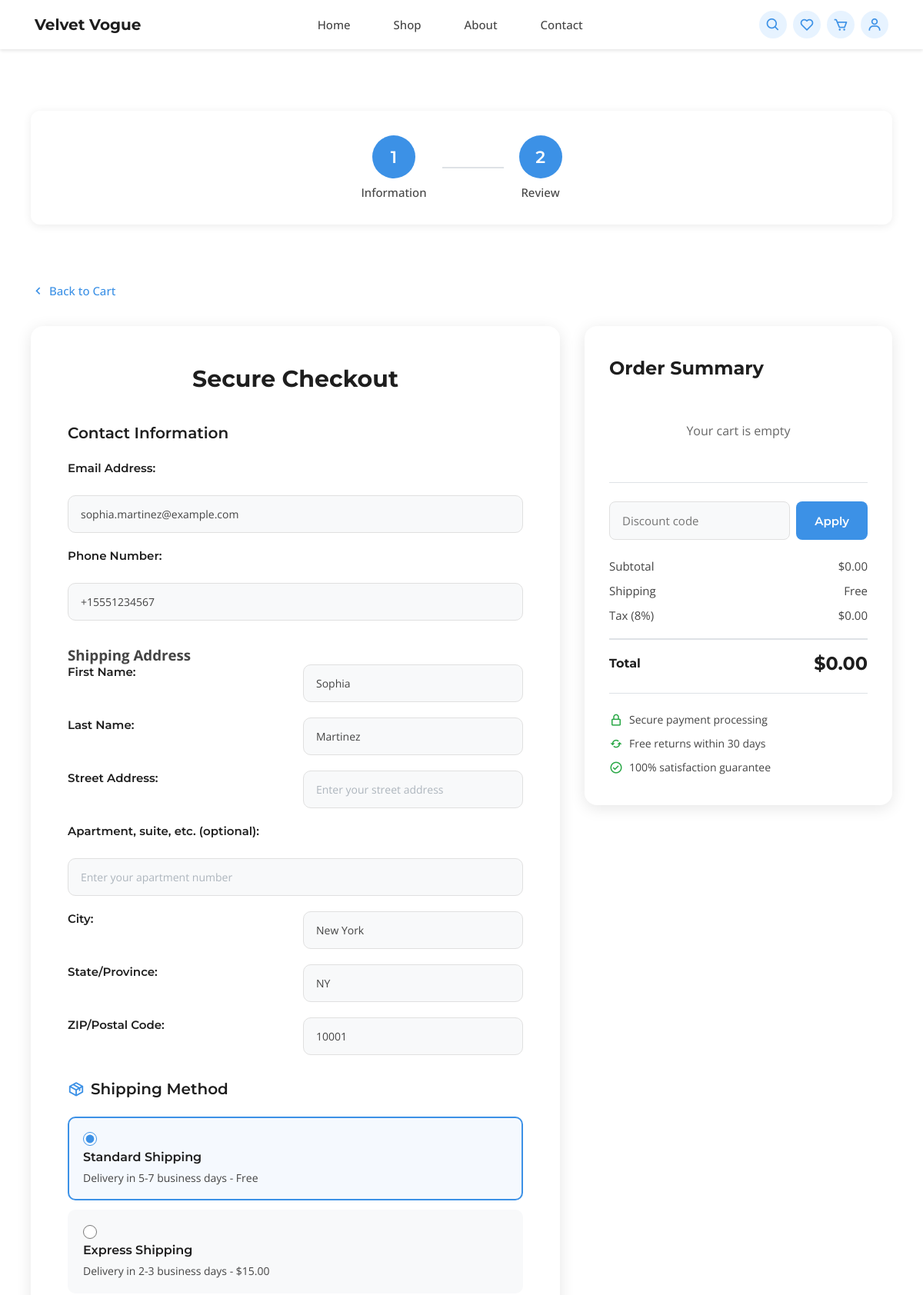
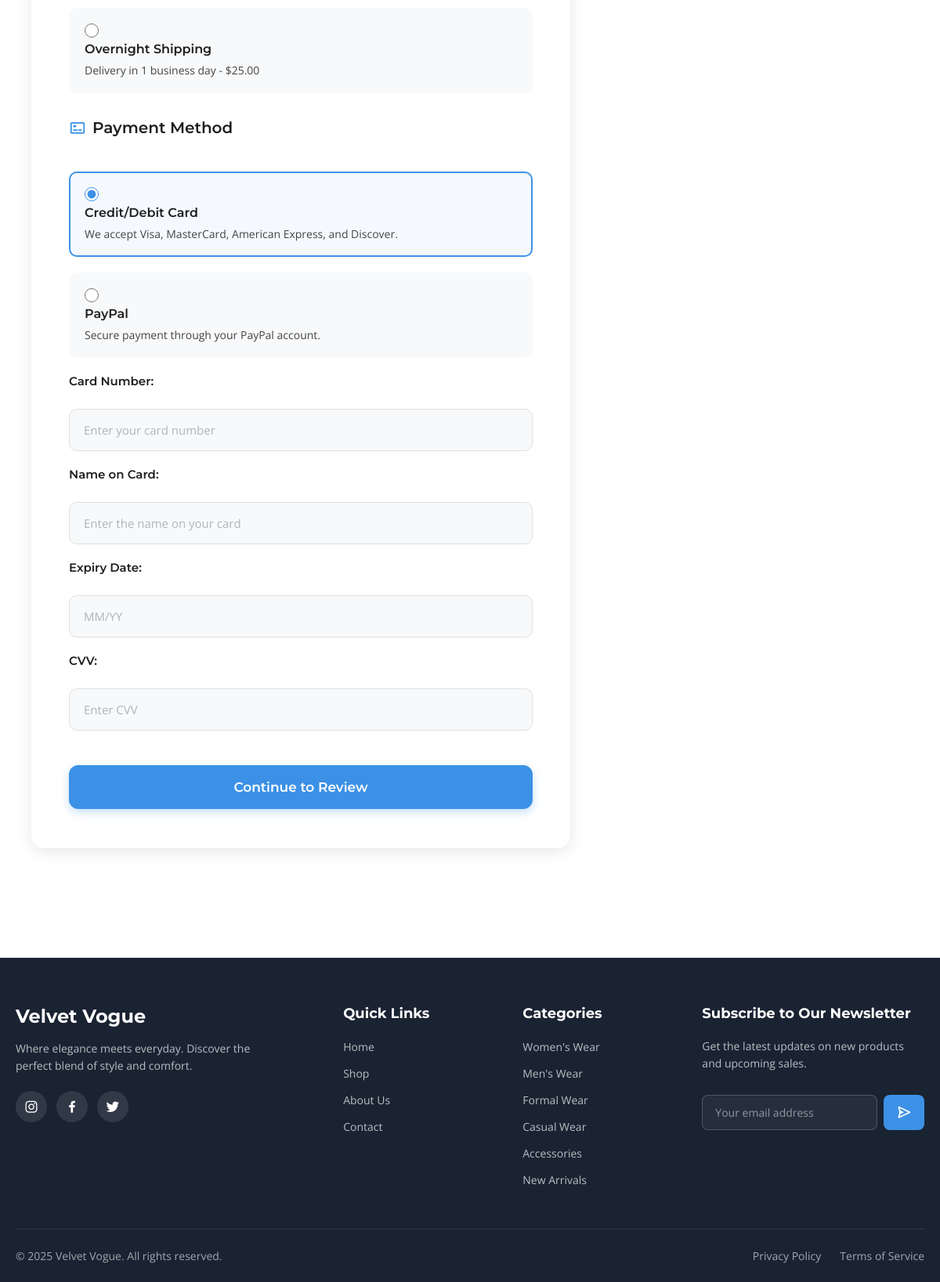
The app's page /checkout.php (signed in) with its own data (2 pictures, top to bottom).
### tables this page shows
CREATE TABLE IF NOT EXISTS users (
    user_id INT AUTO_INCREMENT PRIMARY KEY,
    username VARCHAR(50) NOT NULL UNIQUE,
    email VARCHAR(100) NOT NULL UNIQUE,
    phone VARCHAR(20) NOT NULL,
    password VARCHAR(255) NOT NULL,
    full_name VARCHAR(100),
    profile_image VARCHAR(255) DEFAULT NULL,
    user_type ENUM('customer', 'admin') DEFAULT 'customer',
    is_active BOOLEAN DEFAULT TRUE,
    email_verified BOOLEAN DEFAULT FALSE,
    created_at TIMESTAMP DEFAULT CURRENT_TIMESTAMP,
    updated_at TIMESTAMP DEFAULT CURRENT_TIMESTAMP ON UPDATE CURRENT_TIMESTAMP,
    last_login TIMESTAMP NULL DEFAULT NULL,
    INDEX idx_email (email),
    INDEX idx_username (username),
    INDEX idx_user_type (user_type)
);

CREATE TABLE IF NOT EXISTS addresses (
    address_id INT AUTO_INCREMENT PRIMARY KEY,
    user_id INT NOT NULL,
    full_name VARCHAR(100) NOT NULL,
    phone VARCHAR(20) NOT NULL,
    address_line1 VARCHAR(200) NOT NULL,
    address_line2 VARCHAR(200),
    city VARCHAR(100) NOT NULL,
    state VARCHAR(100) NOT NULL,
    zip_code VARCHAR(20) NOT NULL,
    country VARCHAR(100) NOT NULL DEFAULT 'United States',
    is_default BOOLEAN DEFAULT FALSE,
    address_type ENUM('home', 'work', 'other') DEFAULT 'home',
    created_at TIMESTAMP DEFAULT CURRENT_TIMESTAMP,
    updated_at TIMESTAMP DEFAULT CURRENT_TIMESTAMP ON UPDATE CURRENT_TIMESTAMP,
    FOREIGN KEY (user_id) REFERENCES users(user_id) ON DELETE CASCADE,
    INDEX idx_user (user_id),
    INDEX idx_default (is_default)
);

### checkout.php (the view, shortened to what this page needs)
<?php
include './inc/db.php';
$user_id = $_SESSION['user_id'];
$userQuery = "SELECT * FROM users WHERE user_id = ?";
$userStmt = $conn->prepare($userQuery);
$userStmt->bind_param("i", $user_id);
$userStmt->execute();
$user = $userStmt->get_result()->fetch_assoc();
$cartItems = [];
$subtotal = 0;
$shipping_cost = 0;
$tax_rate = 0.08;
$tax_amount = $subtotal * $tax_rate;
$total = $subtotal + $shipping_cost + $tax_amount;
$addressQuery = "SELECT * FROM addresses WHERE user_id = ? AND is_default = 1 LIMIT 1";
$addressStmt = $conn->prepare($addressQuery);
$addressStmt->bind_param("i", $user_id);
$addressStmt->execute();
$savedAddress = $addressStmt->get_result()->fetch_assoc();
include './inc/header.php';
?>
    <section class="checkout-con">
        <div class="process-flow-con">
            <div class="stage">
                <h4 class="stage-number">1</h4>
                <span class="stage-name">Information</span>
            </div>
            <span class="line"></span>
            <div class="stage">
                <h4 class="stage-number">2</h4>
                <span class="stage-name">Review</span>
            </div>
        </div>
        <div class="back">
            <a href="cart.php"><span><i class='bx  bx-chevron-left'></i> Back to Cart</span></a>
        </div>
        <div class="checkout-card">
            <h2>Secure Checkout</h2>
            <div class="contact-infor">
                <h3>Contact Information</h3>
                <form class="contact-form" action="#" method="post">
                    <label for="email">Email Address:</label>
                    <input type="email" id="email" name="email" value="<?php echo htmlspecialchars($user['email']); ?>" placeholder="Enter your email address" required>
                    <label for="phone">Phone Number:</label>
                    <input type="tel" id="phone" name="phone" value="<?php echo htmlspecialchars($user['phone'] ?? ''); ?>" placeholder="Enter your phone number" required>
                </form>
            </div>
            <div class="shipping-address">
                <h3>Shipping Address</h3>
                <form class="shipping-form" method="post" action="">
                    <?php
                    $nameParts = explode(' ', $user['full_name'] ?? '', 2);
                    $firstName = $nameParts[0] ?? '';
                    $lastName = $nameParts[1] ?? '';
                    ?>
                    <label for="firstName">First Name:</label>
                    <input type="text" id="firstName" name="firstName" value="<?php echo htmlspecialchars($firstName); ?>" placeholder="Enter your first name" required>
                    <label for="lastName">Last Name:</label>
                    <input type="text" id="lastName" name="lastName" value="<?php echo htmlspecialchars($lastName); ?>" placeholder="Enter your last name" required>
                    <label for="address">Street Address:</label>
                    <input type="text" id="address" name="address" value="<?php echo htmlspecialchars($savedAddress['street_address'] ?? ''); ?>" placeholder="Enter your street address" required>
                    <label for="apartment">Apartment, suite, etc. (optional):</label>
                    <input type="text" id="apartment" name="apartment" value="<?php echo htmlspecialchars($savedAddress['apartment'] ?? ''); ?>" placeholder="Enter your apartment number">
                    <label for="city">City:</label>
                    <input type="text" id="city" name="city" value="<?php echo htmlspecialchars($savedAddress['city'] ?? ''); ?>" placeholder="Enter your city" required>
                    <label for="state">State/Province:</label>
                    <input type="text" id="state" name="state" value="<?php echo htmlspecialchars($savedAddress['state'] ?? ''); ?>" placeholder="Enter your state or province" required>
                    <label for="zip">ZIP/Postal Code:</label>
                    <input type="text" id="zip" name="zip" value="<?php echo htmlspecialchars($savedAddress['zip_code'] ?? ''); ?>" placeholder="Enter your ZIP or postal code" required>
                </form>
            </div>
            <div class="shippinng-method">
                <h2 class="title"><i class='bx  bx-package'></i> Shipping Method</h2>
                <div class="ship-method">
                    <div class="method-option">
                        <input type="radio" id="standard" name="shippingMethod" value="standard" checked>
                        <label for="standard">
                            <span class="method-name">Standard Shipping</span>
                            <span class="method-details">Delivery in 5-7 business days - Free</span>
                        </label>
                    </div>
                    <div class="method-option">
                        <input type="radio" id="express" name="shippingMethod" value="express">
                        <label for="express">
                            <span class="method-name">Express Shipping</span>
                            <span class="method-details">Delivery in 2-3 business days - $15.00</span>
                        </label>
                    </div>
                    <div class="method-option">
                        <input type="radio" id="overnight" name="shippingMethod" value="overnight">
                        <label for="overnight">
                            <span class="method-name">Overnight Shipping</span>
                            <span class="method-details">Delivery in 1 business day - $25.00</span>
                        </label>
                    </div>
                </div>
            </div>
            <div class="payment-method">
                <h2 class="title"><i class='bx  bx-credit-card-front'></i> Payment Method</h2>
                <div class="payment-option">
                    <input type="radio" id="creditCard" name="paymentMethod" value="creditCard" checked>
                    <label for="creditCard">
                        <span class="method-name">Credit/Debit Card</span>
                        <span class="method-details">We accept Visa, MasterCard, American Express, and Discover.</span>
                    </label>
                </div>
                <div class="payment-option">
                    <input type="radio" id="paypal" name="paymentMethod" value="paypal">
                    <label for="paypal">
                        <span class="method-name">PayPal</span>
                        <span class="method-details">Secure payment through your PayPal account.</span>
                    </label>
                </div>
                <label for="cardNumber">Card Number:</label>
                <input type="text" id="cardNumber" name="cardNumber" placeholder="Enter your card number" required>
                <label for="nameOnCard">Name on Card:</label>
                <input type="text" id="nameOnCard" name="nameOnCard" placeholder="Enter the name on your card" required>
                <label for="expiryDate">Expiry Date:</label>
                <input type="text" id="expiryDate" name="expiryDate" placeholder="MM/YY" required>
                <label for="cvv">CVV:</label>
                <input type="text" id="cvv" name="cvv" placeholder="Enter CVV" required>
                <a href="finalReview.php"><button type="submit" class="continue-btn">Continue to Review</button></a>
            </div>
        </div>
        <aside class="order-summary">
            <h2>Order Summary</h2>
            <div class="summary-items">
                <?php if (!empty($cartItems)): ?>
                    <?php foreach ($cartItems as $item): ?>
                        <div class="summary-item">
                            <img src="<?php echo htmlspecialchars($item['image_url'] ?? './images/product1.jpg'); ?>" alt="<?php echo htmlspecialchars($item['product_name']); ?>">
                            <div class="item-details">
                                <h4><?php echo htmlspecialchars($item['product_name']); ?></h4>
                                <p class="item-variant"><?php echo htmlspecialchars($item['color'] ?? 'N/A'); ?> / <?php echo htmlspecialchars($item['size'] ?? 'N/A'); ?></p>
                                <p class="item-quantity">Qty: <?php echo $item['quantity']; ?></p>
                            </div>
                            <span class="item-price">$<?php echo number_format($item['item_total'], 2); ?></span>
                        </div>
                    <?php endforeach; ?>
                <?php else: ?>
                    <p style="text-align: center; padding: 2rem; color: #666;">Your cart is empty</p>
                <?php endif; ?>
            </div>
            <div class="discount-code">
                <input type="text" placeholder="Discount code">
                <button class="apply-btn">Apply</button>
            </div>
            <div class="summary-pricing">
                <div class="price-row">
                    <span>Subtotal</span>
                    <span>$<?php echo number_format($subtotal, 2); ?></span>
                </div>
                <div class="price-row">
                    <span>Shipping</span>
                    <span id="shipping-cost"><?php echo $shipping_cost == 0 ? 'Free' : '$' . number_format($shipping_cost, 2); ?></span>
                </div>
                <div class="price-row">
                    <span>Tax (8%)</span>
                    <span>$<?php echo number_format($tax_amount, 2); ?></span>
                </div>
                <div class="price-row total-row">
                    <span>Total</span>
                    <span class="total-amount" id="order-total">$<?php echo number_format($total, 2); ?></span>
                </div>
            </div>
            <div class="secure-features">
                <p><i class='bx bx-lock-alt'></i> Secure payment processing</p>
                <p><i class='bx bx-refresh'></i> Free returns within 30 days</p>
                <p><i class='bx bx-check-circle'></i> 100% satisfaction guarantee</p>
            </div>
        </aside>
    </section>
</main>
<?php include './inc/footer.php'; ?>

### assets/home.css (style rules this page uses)
:root { --bg: #FFFFFF; --primary-btn: #3C91E6; --secondary-btn: #FFDD67; --text-head: #1E1E1E; --text-body: #444444; --border-color: #E0E0E0; --font-family-primary: 'Montserrat', sans-serif; --font-family-secondary: 'Open Sans', sans-serif; --primary-btn-hover: #2B6FBF; --secondary-btn-hover: #FFD633; --gradient-primary: linear-gradient(135deg, #3C91E6, #2B6FBF); }
* { margin: 0; padding: 0; box-sizing: border-box; }
body { margin: 0; padding: 0; font-family: var(--font-family-secondary); background-color: var(--bg); color: var(--text-body); }

### records on screen
users: email "sophia.martinez@example.com", phone "+15551234567", firstName "Sophia", lastName "Martinez"
addresses: city "New York", state "NY", zip "10001"

### other values on screen
$subtotal "0.00"
$tax_amount "0.00"
$total "0.00"
